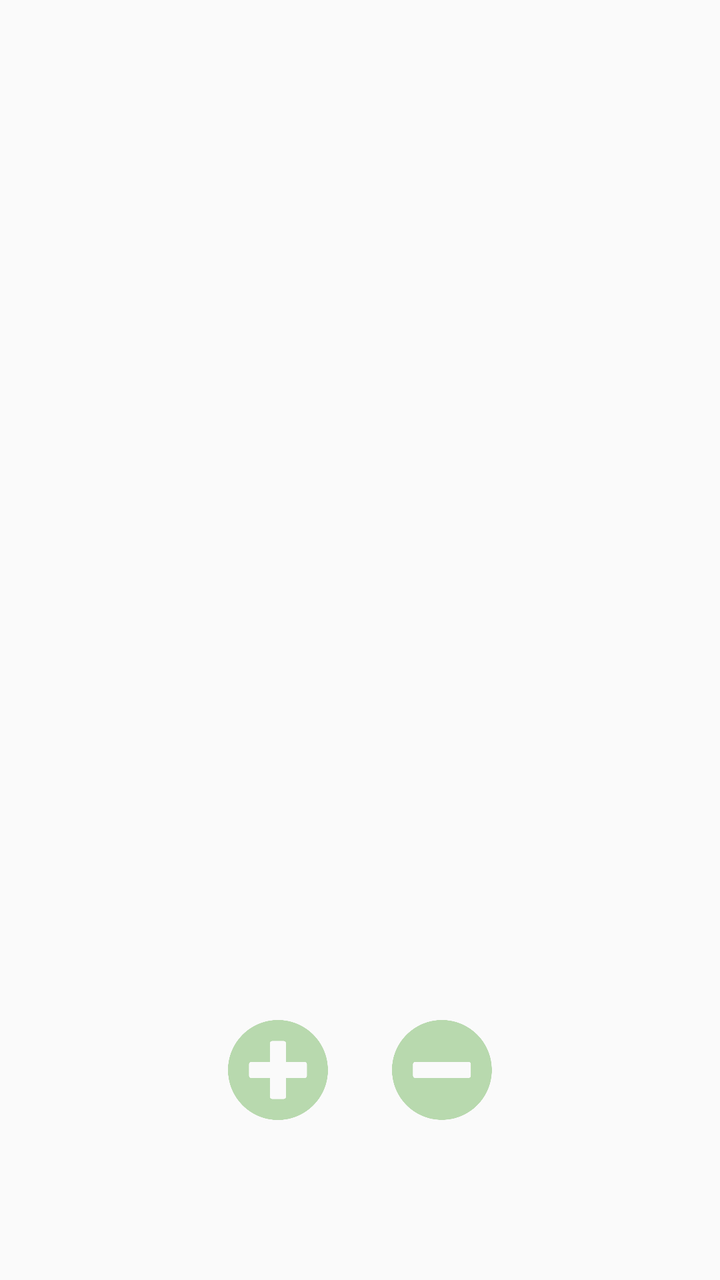
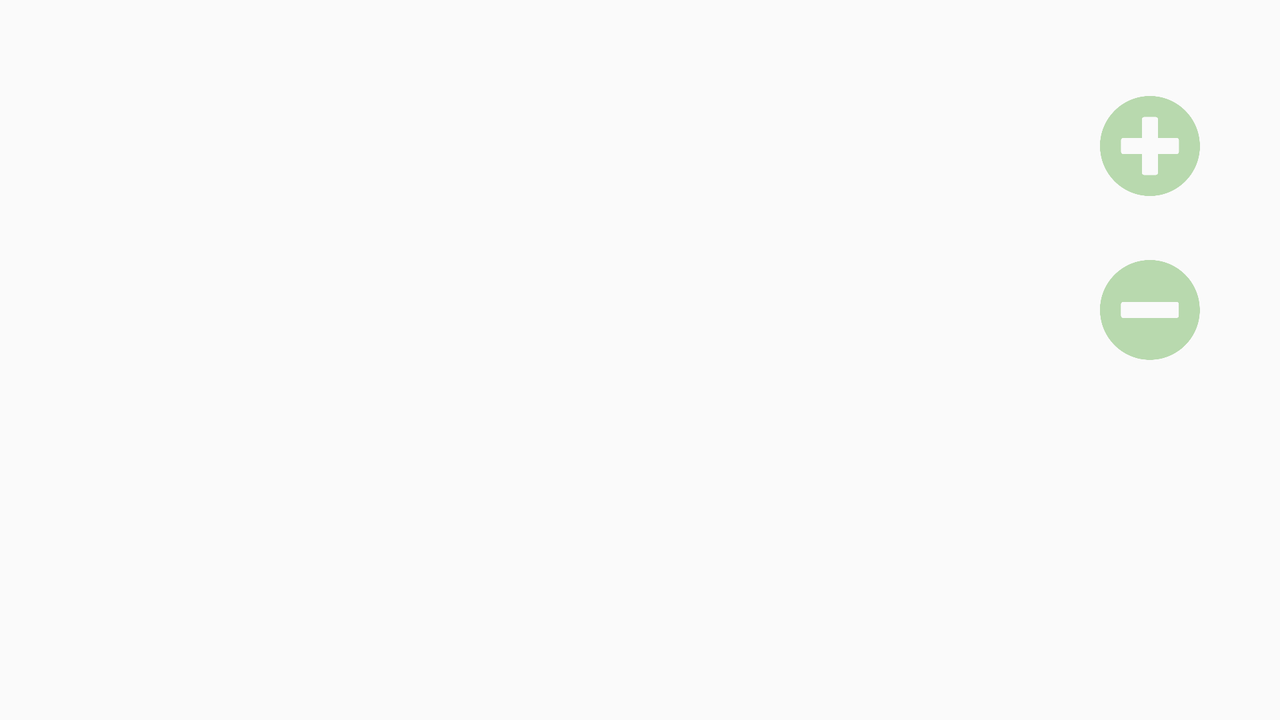

First picture: res/layout/ on a phone held upright. Second picture: the repository's own variant of that layout, on a device whose configuration matches the variant's folder. Source for both follows.
<!-- AndroidManifest.xml: application theme AppTheme -->
<!-- res/layout/fragment_list.xml -->
<?xml version="1.0" encoding="utf-8"?>
<androidx.constraintlayout.widget.ConstraintLayout xmlns:android="http://schemas.android.com/apk/res/android"
    xmlns:app="http://schemas.android.com/apk/res-auto"
    xmlns:tools="http://schemas.android.com/tools"
    android:layout_width="match_parent"
    android:layout_height="match_parent">

    <Button
        android:id="@+id/plus_button"
        android:layout_width="50dp"
        android:layout_height="50dp"
        android:layout_marginEnd="16dp"
        android:layout_marginRight="16dp"
        android:background="@drawable/awesome_plus_circle"
        app:layout_constraintBaseline_toBaselineOf="@+id/minus_button"
        app:layout_constraintEnd_toStartOf="@+id/guideline" />

    <Button
        android:id="@+id/minus_button"
        android:layout_width="50dp"
        android:layout_height="50dp"
        android:layout_marginStart="16dp"
        android:layout_marginLeft="16dp"
        android:layout_marginBottom="80dp"
        android:background="@drawable/awesome_minus_circle"
        app:layout_constraintBottom_toBottomOf="parent"
        app:layout_constraintStart_toStartOf="@+id/guideline" />

    <androidx.recyclerview.widget.RecyclerView
        android:id="@+id/recycler_view"
        android:layout_width="409dp"
        android:layout_height="0dp"
        android:layout_marginStart="16dp"
        android:layout_marginLeft="16dp"
        android:layout_marginTop="32dp"
        android:layout_marginEnd="16dp"
        android:layout_marginRight="16dp"
        android:layout_marginBottom="32dp"
        app:layout_constraintBottom_toTopOf="@+id/minus_button"
        app:layout_constraintEnd_toEndOf="parent"
        app:layout_constraintStart_toStartOf="parent"
        app:layout_constraintTop_toTopOf="parent" />

    <androidx.constraintlayout.widget.Guideline
        android:id="@+id/guideline"
        android:layout_width="wrap_content"
        android:layout_height="wrap_content"
        android:orientation="vertical"
        app:layout_constraintGuide_percent="0.5"/>

</androidx.constraintlayout.widget.ConstraintLayout>
<!-- resources referenced by this layout -->
<resources>
  <!-- drawable awesome_minus_circle: png bitmap (drawable, 18555 bytes) -->
  <!-- drawable awesome_plus_circle: png bitmap (drawable, 19071 bytes) -->
  <!-- from res/values-v26/ -->
  <style name="AppTheme" parent="Theme.AppCompat.Light.DarkActionBar">
          
  
          <item name="colorPrimary">@color/colorPrimary</item>
          <item name="colorPrimaryDark">@color/colorPrimaryDark</item>
          <item name="colorAccent">@color/colorAccent</item>
          <item name="android:windowSplashscreenContent">@drawable/splash</item>
      </style>
  <!-- from res/values-v26/ -->
  <color name="colorPrimary">#b8d9ae</color>
  <!-- from res/values-v26/ -->
  <color name="colorPrimaryDark">#b8d9ae</color>
  <!-- from res/values-v26/ -->
  <color name="colorAccent">#64765f</color>
  <!-- drawable splash: png bitmap (drawable, 196163 bytes) -->
</resources>
<!-- res/layout-land/fragment_list.xml (the author's variant of the layout above) -->
<!-- drawn on the phone turned sideways -->
<?xml version="1.0" encoding="utf-8"?>
<androidx.constraintlayout.widget.ConstraintLayout xmlns:android="http://schemas.android.com/apk/res/android"
    xmlns:app="http://schemas.android.com/apk/res-auto"
    xmlns:tools="http://schemas.android.com/tools"
    android:layout_width="match_parent"
    android:layout_height="match_parent">

    <androidx.constraintlayout.widget.Guideline
        android:id="@+id/guideline2"
        android:layout_width="wrap_content"
        android:layout_height="wrap_content"
        android:orientation="horizontal"
        app:layout_constraintGuide_begin="114dp" />

    <Button
        android:id="@+id/plus_button"
        android:layout_width="50dp"
        android:layout_height="50dp"
        android:layout_marginEnd="40dp"
        android:layout_marginRight="40dp"
        android:layout_marginBottom="16dp"
        android:background="@drawable/awesome_plus_circle"
        app:layout_constraintBottom_toTopOf="@+id/guideline2"
        app:layout_constraintEnd_toEndOf="parent" />

    <Button
        android:id="@+id/minus_button"
        android:layout_width="50dp"
        android:layout_height="50dp"
        android:layout_marginTop="16dp"
        android:layout_marginEnd="40dp"
        android:layout_marginRight="40dp"
        android:background="@drawable/awesome_minus_circle"
        app:layout_constraintEnd_toEndOf="parent"
        app:layout_constraintTop_toTopOf="@+id/guideline2" />

    <androidx.recyclerview.widget.RecyclerView
        android:id="@+id/recycler_view"
        android:layout_width="0dp"
        android:layout_height="0dp"
        android:layout_marginStart="30dp"
        android:layout_marginLeft="30dp"
        android:layout_marginEnd="150dp"
        android:layout_marginRight="150dp"
        android:layout_marginBottom="30dp"
        app:layout_constraintBottom_toBottomOf="parent"
        app:layout_constraintEnd_toEndOf="parent"
        app:layout_constraintStart_toStartOf="parent"
        app:layout_constraintTop_toTopOf="parent" />

</androidx.constraintlayout.widget.ConstraintLayout>
